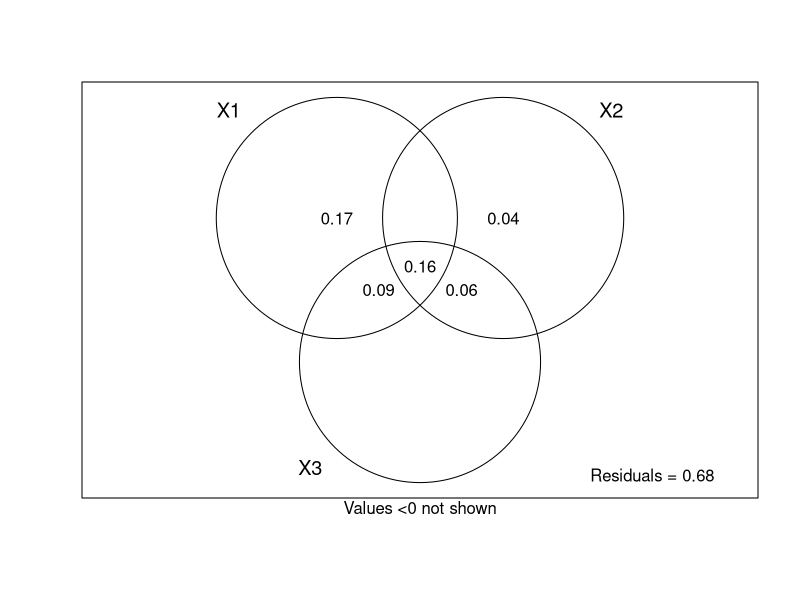

The R source for this figure:
## ---- chunk 1
knitr::opts_chunk$set(echo = TRUE)

library(tidyverse)
library(vegan)
library(sp)
library(sf)
## ---- chunk 2
com <- read.csv("bugid.taxachange.csv")%>%
  #filter(Season == "Fall") %>%
  filter(Season == "Spring") %>%
  filter(Stream == "LLW (H)") %>%
  select(c(Acentrella:Yugus))
com.hel <- decostand(com, method = "hellinger")

chem <- read.csv("chem.pca.csv")%>%
  #filter(Season == "Fall") %>%
  filter(Season == "Spring") %>%
  filter(Stream == "LLW (H)") %>%
  select(do.mgl:elements.pca)
chem.z <- decostand(chem, method = "standardize",  na.rm =TRUE)
#round(apply(chem.z, 2, mean), 1)

hab <- read.csv("hab.pca.csv") %>%
  #filter(!Site %in% c("EAS9", "FRY8", "FRY9", "ROL7", "SPC6")) %>%
  filter(Stream == "LLW (H)") %>%
  select(-c(Stream:Site))
hab.z <- decostand(hab, method = "standardize", na.rm =TRUE)

xy <- read.csv("site_coord_notrib.csv") %>%
 # filter(!Site %in% c("EAS9", "FRY8", "FRY9", "ROL7", "SPC6")) %>%
  filter(Stream == "LLW (MI)") 
## ---- chunk 3

site.loc.sp = sp::SpatialPointsDataFrame(coords = data.frame(xy$x, 
                                                             xy$y),
                                         data = xy,
                                         proj4string = CRS("+proj=longlat +ellps=WGS84 +datum=WGS84 +no_defs")) 

site.loc.sp = spTransform(site.loc.sp, 
                          CRS("+proj=utm +zone=17 +ellps=WGS84 +datum=WGS84 +units=m +no_defs"))
site.loc.sp$x_utm = site.loc.sp@coords[,1] 
site.loc.sp$y_utm = site.loc.sp@coords[,2]

str(site.loc.sp)
#plot(site.loc.sp)

site.loc.sf = st_as_sf(site.loc.sp, coords = c("long", "lat"), # convert sp to sf
                       crs = "+proj=longlat +ellps=WGS84 +datum=WGS84 +no_defs")

site.xy = as.data.frame(site.loc.sf) # convert sf to df, needed to remove point geometry for writing to .txt
site.xy = site.xy %>%
  select( x_utm,
          y_utm) 

xy <- site.xy %>%
  select(c(x_utm, y_utm))

mod.pcnm <- pcnm( dist(xy) )
vectors.pcnm <- data.frame(mod.pcnm$vectors)

## ---- chunk 4
d.space <- data.frame( vectors.pcnm)
#combine all spatial variables, x, y, and PCNMs

d.space.scaled <- data.frame( scale(d.space) ) 
#center spatial variables on 0, and standardize
# null model with intercept
mod.0 <- rda( com.hel ~ 1, data = d.space.scaled)
#plot(mod.0)
#summary(mod.0)

mod.1 <- rda(com.hel ~ ., data = d.space.scaled)
#plot(mod.1)

#stepwise selection of the best model
mod.best <- ordiR2step(rda( com.hel ~1, data = d.space.scaled), scope = formula(mod.1),  
                       direction = "backward",
                       R2scope = FALSE, # can't surpass the "full" model's R2
                       pstep = 1000,
                       trace = FALSE)
#anova.cca(mod.best)
RsquareAdj(mod.best)

summary(mod.best)

spe.scores <- as.data.frame(scores(mod.best, display = "species"))
site.scores <- as.data.frame(scores(mod.best, display = "sites"))
write.csv(spe.scores, file = "spe.scores.csv")
write.csv(site.scores, file = "site.scores.csv")

S.keepers <- names( mod.best$terminfo$ordered )
S.keepers
## ---- chunk 5
mod.0 <-rda(com.hel ~ 1, data = chem.z)

mod.1 <- rda(com.hel ~ ., data = chem.z)
#summary(mod.1)

#stepwise selection of the best model
mod.best <- ordiR2step(mod.0, scope = mod.1, direction = "backward",R2scope = FALSE)
#anova.cca(mod.best)
RsquareAdj(mod.best)
mod.best

C.keepers <- names(mod.best$terminfo$ordered)
C.keepers

spe.scores <- as.data.frame(scores(mod.best, display = "species"))
site.scores <- as.data.frame(scores(mod.best, display = "sites"))

write.csv(spe.scores, file = "spe.scores.csv")
write.csv(site.scores, file = "site.scores.csv")
## ---- chunk 6
mod.0 <- rda(com.hel ~ 1, data = hab.z)
mod.1 <- rda(com.hel ~ ., data = hab.z)


#stepwise selection of the best model
mod.best <- ordiR2step(mod.0, scope = mod.1, direction = "backward",
                       R2scope = FALSE, # can't surpass the "full" model's R2
                       pstep = 1000,
                       trace = FALSE) 
#mod.best

#anova.cca(mod.best)
RsquareAdj(mod.best)

H.keepers <- names(mod.best$terminfo$ordered)
H.keepers

spe.scores <- as.data.frame(scores(mod.best, display = "species"))
site.scores <- as.data.frame(scores(mod.best, display = "sites"))

write.csv(spe.scores, file = "spe.scores.csv")
write.csv(site.scores, file = "site.scores.csv")

## ---- chunk 7
d.C <- chem.z[,C.keepers]
d.S <- d.space.scaled[,S.keepers]
d.H <- hab.z[,H.keepers]
all <- varpart(com.hel, d.C, d.S, d.H)
all
plot(all)
